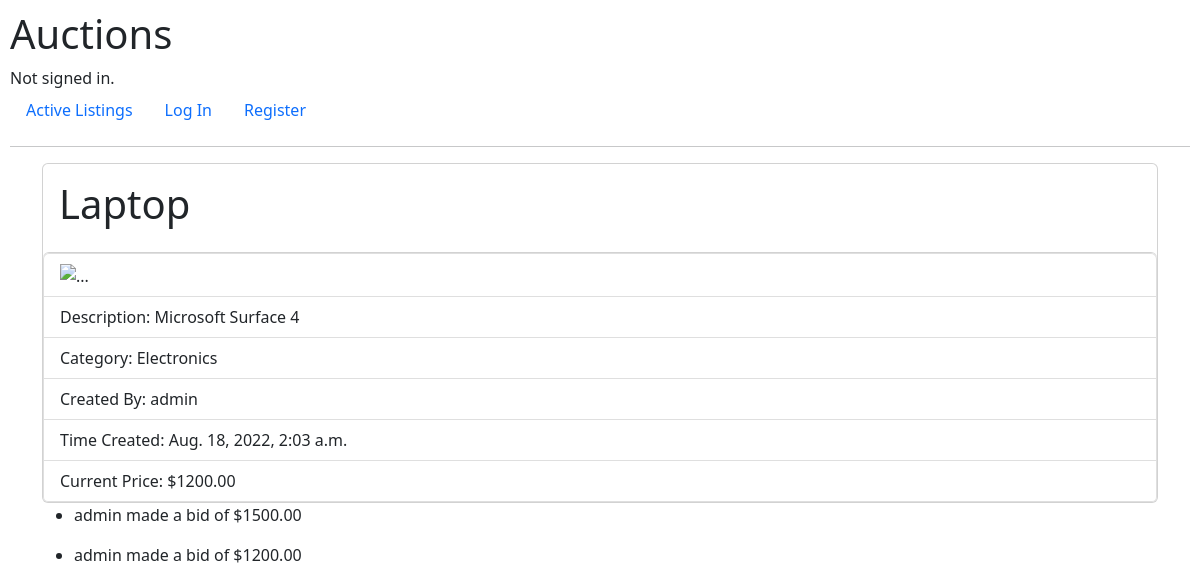
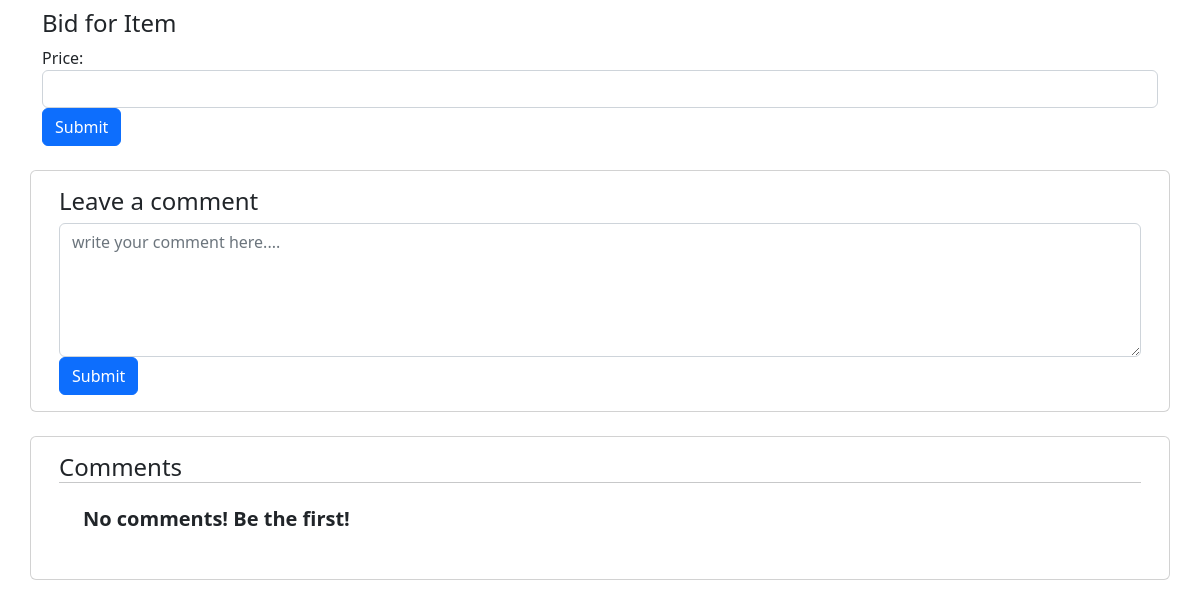
The page /listing/10 on the database as committed earlier (2 pictures, top to bottom).
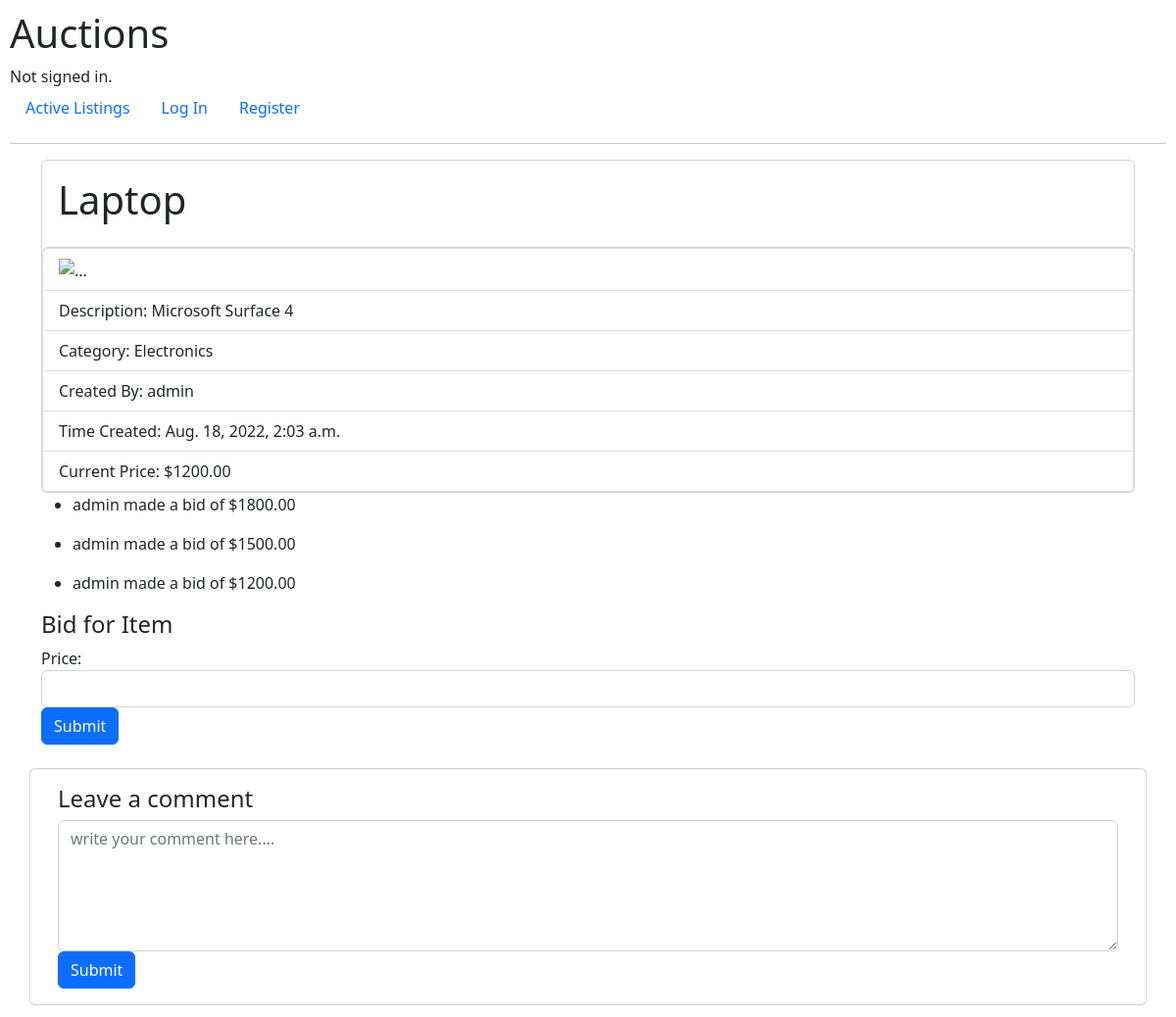
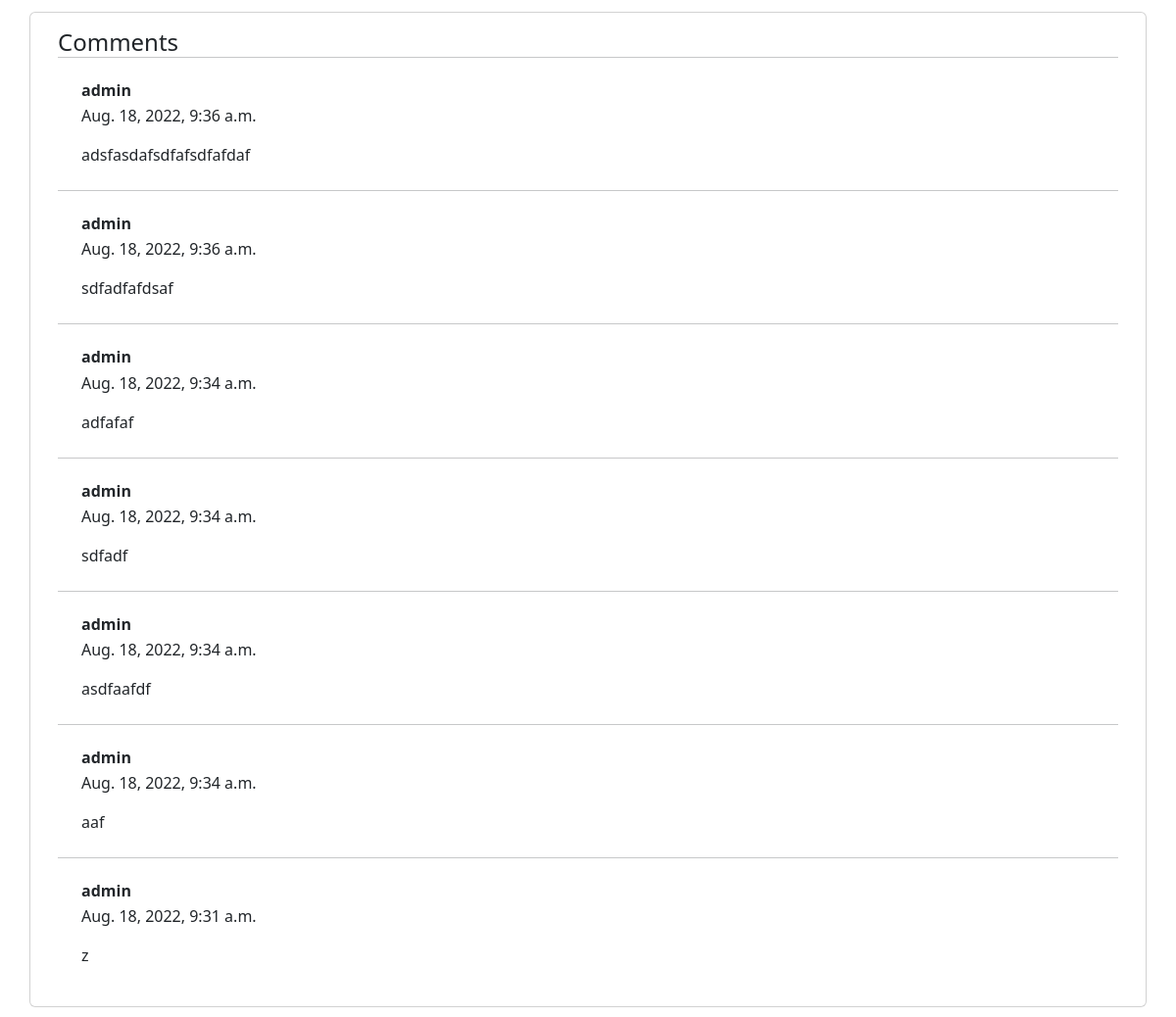
The same page on the database as committed later (2 pictures, top to bottom).
### auctions/models.py (models this page shows)
class Bid(models.Model):
    listing = models.ForeignKey(Listing, on_delete=models.CASCADE, related_name="bids")
    user = models.ForeignKey(User, on_delete=models.CASCADE, related_name="bids")
    price = models.DecimalField(max_digits=12,decimal_places=2)
    class Meta:
        ordering = ('-price',)

class User(AbstractUser):
    pass

class Comment(models.Model):
    content = models.TextField()
    listing = models.ForeignKey(Listing, on_delete=models.CASCADE, related_name="comments")
    user = models.ForeignKey(User, on_delete=models.CASCADE, related_name="comments")
    time = models.DateTimeField(auto_now_add=True)
    class Meta:
        ordering = ('-time',)

### auctions/views.py (the view)
# urls.py: path("listing/<int:id>", views.listing, name="listing"),
def listing(request, id):
    listing = Listing.objects.get(pk=id)
    bid_form = BidForm()
    bids = listing.bids.all()
    comment_form = CommentForm()
    comments = listing.comments.all()
    return render(request, 'auctions/listing.html', {
        "listing": listing,
        "bid_form" : bid_form,
        "bids" : bids,
        "comment_form" : comment_form,
        'comments' : comments
    })

### auctions/forms.py
class BidForm(ModelForm):
    class Meta:
        model = Bid
        fields = ['price']
        widgets = {
            'price': NumberInput(attrs={
                'class': "form-control",
            }),
        }

class CommentForm(ModelForm):
    class Meta:
        model = Comment
        fields = ['content']
        widgets = {
            'content': Textarea(attrs={
                'class': "form-control",
                'rows' : 5,
                'placeholder' : 'write your comment here....'
            }),
        }

### auctions/templates/auctions/listing.html (shortened to what this page needs)
{% extends "auctions/layout.html" %} {% block body %}
<div class="container">
    <div class="card" style="width: auto">
        <div class="card-body">
            <h1>{{ listing.title }}</h1>
        </div>
        <ul class="list-group">
            <li class="list-group-item">
                <img class="img" src="{{ listing.image_url }}" alt="..." />
            </li>
            <li class="list-group-item">Description: {{ listing.desc }}</li>
            <li class="list-group-item">
                Category: {{ listing.get_category_display }}
            </li>
            <li class="list-group-item">Created By: {{ listing.user }}</li>
            <li class="list-group-item">
                Time Created: {{ listing.time_created }}
            </li>
            <li class="list-group-item">
                Current Price: ${{ listing.starting_price }}
            </li>
        </ul>
    </div>
    {% for bid in bids %}
    <ul>
        <li>{{ bid.user }} made a bid of ${{ bid.price }}</li>
    </ul>
    {% empty %}
    <li>No bids yet! Be the first!</li>
    {% endfor %}
    <h4>Bid for Item</h4>
    <form action="{% url 'bid' listing.id  %}" method="post">
        <div class="form-group">{{ bid_form }}</div>
        <div class="form-group">
            <input class="btn btn-primary" type="submit" value="Submit" />
        </div>
    </form>
    <br />
    <div class="row d-flex justify-content-center">
        <div class="card">
            <div class="card-body">
                <div class="d-flex flex-start w-100">
                    <div class="w-100">
                        <h4>Leave a comment</h4>
                        <form
                            action="{% url 'comment' listing.id  %}"
                            method="post"
                        >
                            <div class="form-group">
                                {{ comment_form.content }}
                            </div>
                            <div class="form-group">
                                <input
                                    class="btn btn-primary"
                                    type="submit"
                                    value="Submit"
                                />
                            </div>
                        </form>
                    </div>
                </div>
            </div>
        </div>
    </div>
    <br />
    <div class="row d-flex justify-content-center">
        <div class="card">
            <div class="card-body">
                <h4 class="mb-0">Comments</h4>
                {% for comment in comments %}
                <hr class="my-0" style="height: 1px" />
                <div class="card-body p-4">
                    <div class="d-flex flex-start">
                        <div>
                            <h6 class="fw-bold mb-1">{{ comment.user }}</h6>
                            <div class="d-flex align-items-center mb-3">
                                <p class="mb-0">{{ comment.time }}</p>
                            </div>
                            <p class="mb-0">{{ comment.content }}</p>
                        </div>
                    </div>
                </div>
                {% empty %}
                <hr class="my-0" style="height: 1px" />
                <div class="card-body p-4">
                    <div class="d-flex flex-start">
                        <div>
                            <h5 class="fw-bold">
                                No comments! Be the first!
                            </h5>
                        </div>
                    </div>
                </div>
                {% endfor %}
            </div>
        </div>
    </div>
</div>
{%endblock%}

Rows that differ between the two databases and show on the page:
added Bid: user "admin", price "1800.00"
added Comment: user "admin", time "Aug. 18, 2022, 9:36 a.m.", content "adsfasdafsdfafsdfafdaf"
added Comment: user "admin", time "Aug. 18, 2022, 9:36 a.m.", content "sdfadfafdsaf"
added Comment: user "admin", time "Aug. 18, 2022, 9:34 a.m.", content "adfafaf"
added Comment: user "admin", time "Aug. 18, 2022, 9:34 a.m.", content "sdfadf"
added Comment: user "admin", time "Aug. 18, 2022, 9:34 a.m.", content "asdfaafdf"
added Comment: user "admin", time "Aug. 18, 2022, 9:34 a.m.", content "aaf"
added Comment: user "admin", time "Aug. 18, 2022, 9:31 a.m.", content "z"
Other text that changed with them:
text no longer shown: "No comments! Be the first!"
